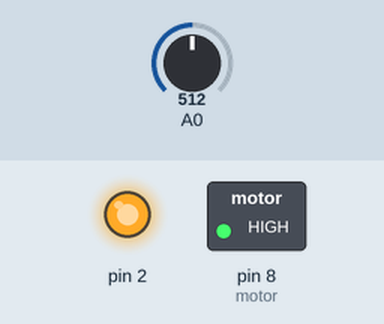
A sketch run on a simulated Arduino Uno, built with avr-gcc and run on an emulated ATmega328P. Parts: switched loads named in the sketch (green lamp = pin HIGH), output pins drawn as LEDs (lit = HIGH). Inputs (shaded band) come from the test bench; at power-on: A0 = 512. What the sketch prints to the serial monitor is not drawn.

Above: at 1.2 s.
1.3 s: A0 set to 156
3.2 s: A0 set to 130
At 5.2 s:
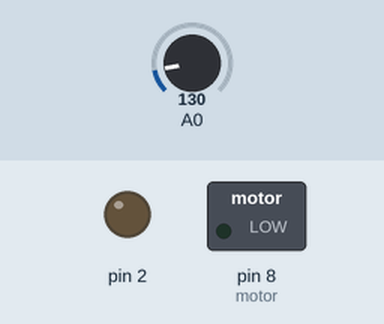
5.5 s: A0 set to 306
At 6.9 s:
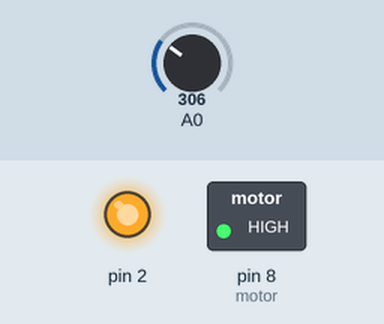
7.5 s: A0 set to 122
At 8.5 s:
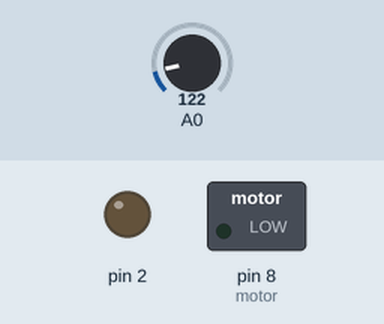
Timing chart, 0 to 10.5 s (numbered marks = the images above; inputs shaded):
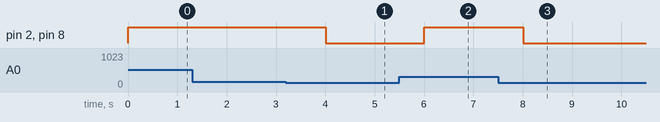

Measured:
- the behaviour switches between 143 and 142 on A0 (found by bisection; images 0 and 1)
- after the input at 1.3 s, every drawn part: stays the same
- after the input at 3.2 s, pin 2, pin 8 (motor): HIGH → LOW after 0.81 s
- after the input at 5.5 s, pin 2, pin 8 (motor): LOW → HIGH after 0.51 s
- after the input at 7.5 s, pin 2, pin 8 (motor): HIGH → LOW after 0.51 s

The sketch:

5_1.ino
```cpp
#include <Arduino.h>
#include <stdio.h>

int celsius = 0;
int my_celsius;
int adc;
int Temp_H = 30;
int Temp_L = 20;
int motor = 8;

void setup()
{
    pinMode(A0, INPUT);
    Serial.begin(9600);

    pinMode(2, OUTPUT);
    pinMode(motor, OUTPUT);
}

void loop()
{

    // you can select to use celsius or my_celsius
    celsius = map(((analogRead(A0) - 20) * 3.04), 0, 1023, -40, 125);

    my_celsius = ((((float)analogRead(A0) / 1024.0) * 5) - 0.5) * 100;

    adc = analogRead(A0);
    Serial.print(adc);
    Serial.println(" adc ");

    Serial.print(celsius);
    Serial.print(" C, ");

    Serial.print(my_celsius);
    Serial.print(" my_celsius C, ");

    if (celsius > Temp_H)
    {
        digitalWrite(motor, HIGH);
        digitalWrite(2, HIGH);
    }

    if (celsius < Temp_L)
    {
        digitalWrite(motor, LOW);
        digitalWrite(2, LOW);
    }

    delay(1000);
}
```
